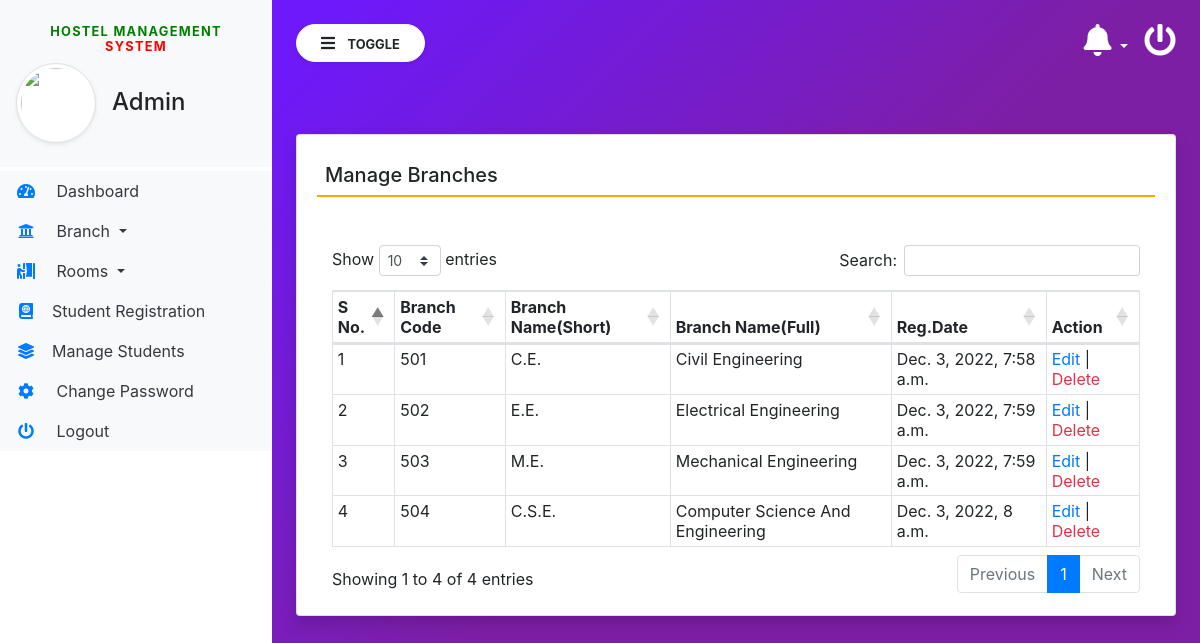
The page /manage_Course (signed in) on the database its author committed.
### hostel/models.py (models this page shows, shortened)
class Courses(models.Model):
    course_code = models.CharField(max_length=255, null=True)
    course_sn = models.CharField(max_length=100, null=True)
    course_fn = models.CharField(max_length=255, null=True)
    posting_date = models.DateTimeField(auto_now_add=True)

### hostel/views.py (the view)
# urls.py: path('manage_Course', manage_Course, name='manage_Course'),
def manage_Course(request):
    if not request.user.is_authenticated:
        return redirect('admin_login')
    course = Courses.objects.all()
    return render(request, 'manage_Course.html', locals())

### hostel/templates/manage_Course.html
{% extends 'admin_base.html' %}
{% block main  %}
<div class="card shadow mt-5">
    <div class="card-body">
        <h5 class="p-2" style="border-bottom: 2px solid orange;">Manage Branches</h5>
        <div class="container-fluid mt-5">
            <table class="table table-bordered table-sm" id="example">
                <thead>
                <tr>
                    <th>S No.</th>
                    <th>Branch Code</th>
                    <th>Branch Name(Short)</th>
                    <th>Branch Name(Full)</th>
                    <th>Reg.Date</th>
                    <th>Action</th>
                </tr>
                </thead>
                <tbody>
                  {% for i in course %}
                <tr>
                    <td>{{forloop.counter}}</td>
                    <td>{{i.course_code}}</td>
                    <td>{{i.course_sn}}</td>
                    <td>{{i.course_fn}}</td>
                    <td>{{i.posting_date}}</td>
                    <td><a href="{% url 'edit_Course' i.id %}" class="text-primary">Edit</a> |
                        <a href="{% url 'delete_Course' i.id %}" class="text-danger" onclick="return confirm('Are You Sure?')">Delete</a>
                    </td>
                </tr>
                  {% endfor %}
                </tbody>
            </table>
        </div>
    </div>
</div>
{% endblock %}

### hostel/static/css/sidebar.css (style rules this page uses)
body { background-image : linear-gradient(135.9deg,rgba(109,25,252,1) 16.4%,rgba(125,31,165,1) 56.1%); min-height:100vh; }

### rows shown on the page
Courses: course_code "501", course_sn "C.E.", course_fn "Civil Engineering", posting_date "Dec. 3, 2022, 7:58 a.m."
Courses: course_code "502", course_sn "E.E.", course_fn "Electrical Engineering", posting_date "Dec. 3, 2022, 7:59 a.m."
Courses: course_code "503", course_sn "M.E.", course_fn "Mechanical Engineering", posting_date "Dec. 3, 2022, 7:59 a.m."
Courses: course_code "504", course_sn "C.S.E.", course_fn "Computer Science And Engineering", posting_date "Dec. 3, 2022, 8 a.m."
